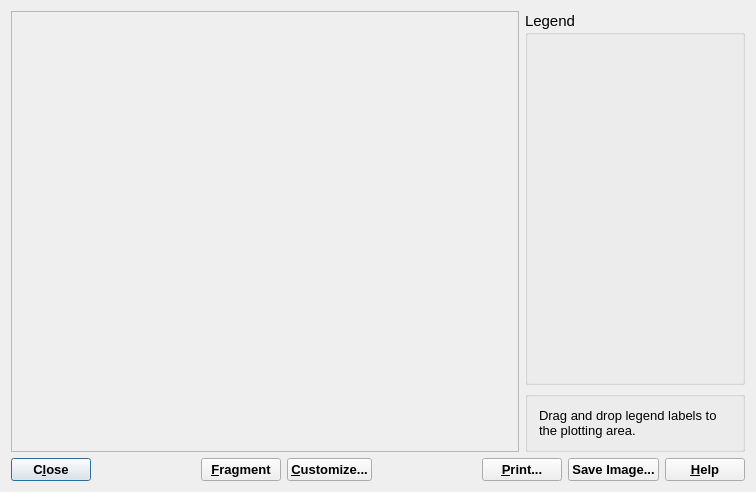
<?xml version="1.0" encoding="UTF-8"?>
<ui version="4.0">
 <class>GraphDialogData</class>
 <widget class="QDialog" name="GraphDialogData">
  <property name="windowModality">
   <enum>Qt::WindowModal</enum>
  </property>
  <property name="geometry">
   <rect>
    <x>0</x>
    <y>0</y>
    <width>756</width>
    <height>492</height>
   </rect>
  </property>
  <property name="font">
   <font>
    <pointsize>10</pointsize>
   </font>
  </property>
  <property name="windowTitle">
   <string>GEM-Selektor v.2.1-PSI Graphics Dialog</string>
  </property>
  <layout class="QGridLayout" name="gridLayout">
   <item row="0" column="0" rowspan="2" colspan="6">
    <widget class="QFrame" name="plotFrame">
     <property name="sizePolicy">
      <sizepolicy hsizetype="Expanding" vsizetype="Expanding">
       <horstretch>0</horstretch>
       <verstretch>0</verstretch>
      </sizepolicy>
     </property>
     <property name="minimumSize">
      <size>
       <width>400</width>
       <height>400</height>
      </size>
     </property>
     <property name="frameShape">
      <enum>QFrame::StyledPanel</enum>
     </property>
     <property name="frameShadow">
      <enum>QFrame::Raised</enum>
     </property>
    </widget>
   </item>
   <item row="0" column="6" colspan="3">
    <widget class="QGroupBox" name="pGrpLegend">
     <property name="sizePolicy">
      <sizepolicy hsizetype="Preferred" vsizetype="Expanding">
       <horstretch>0</horstretch>
       <verstretch>0</verstretch>
      </sizepolicy>
     </property>
     <property name="font">
      <font>
       <pointsize>11</pointsize>
      </font>
     </property>
     <property name="title">
      <string>Legend</string>
     </property>
    </widget>
   </item>
   <item row="1" column="6" colspan="3">
    <widget class="QGroupBox" name="groupBox">
     <property name="sizePolicy">
      <sizepolicy hsizetype="Preferred" vsizetype="Preferred">
       <horstretch>0</horstretch>
       <verstretch>0</verstretch>
      </sizepolicy>
     </property>
     <property name="title">
      <string/>
     </property>
     <layout class="QGridLayout">
      <item row="0" column="0">
       <widget class="QLabel" name="TextLabel1">
        <property name="sizePolicy">
         <sizepolicy hsizetype="MinimumExpanding" vsizetype="Preferred">
          <horstretch>0</horstretch>
          <verstretch>0</verstretch>
         </sizepolicy>
        </property>
        <property name="text">
         <string>Drag and drop legend labels to the plotting area.</string>
        </property>
        <property name="alignment">
         <set>Qt::AlignVCenter</set>
        </property>
        <property name="wordWrap">
         <bool>true</bool>
        </property>
       </widget>
      </item>
     </layout>
    </widget>
   </item>
   <item row="2" column="0">
    <widget class="QPushButton" name="pBtn1">
     <property name="sizePolicy">
      <sizepolicy hsizetype="Preferred" vsizetype="Minimum">
       <horstretch>0</horstretch>
       <verstretch>0</verstretch>
      </sizepolicy>
     </property>
     <property name="font">
      <font>
       <weight>75</weight>
       <bold>true</bold>
      </font>
     </property>
     <property name="toolTip">
      <string>Closes the plot and goes back to the parent window</string>
     </property>
     <property name="text">
      <string>C&amp;lose</string>
     </property>
     <property name="shortcut">
      <string>Alt+L</string>
     </property>
     <attribute name="buttonGroup">
      <string>buttonGroup</string>
     </attribute>
    </widget>
   </item>
   <item row="2" column="1">
    <spacer name="horizontalSpacer">
     <property name="orientation">
      <enum>Qt::Horizontal</enum>
     </property>
     <property name="sizeHint" stdset="0">
      <size>
       <width>104</width>
       <height>21</height>
      </size>
     </property>
    </spacer>
   </item>
   <item row="2" column="2">
    <widget class="QPushButton" name="pFragmentBtn">
     <property name="sizePolicy">
      <sizepolicy hsizetype="Preferred" vsizetype="Preferred">
       <horstretch>0</horstretch>
       <verstretch>0</verstretch>
      </sizepolicy>
     </property>
     <property name="font">
      <font>
       <weight>75</weight>
       <bold>true</bold>
      </font>
     </property>
     <property name="toolTip">
      <string>Shows a fragment of the plot - set up size and position under Configure...</string>
     </property>
     <property name="text">
      <string>&amp;Fragment</string>
     </property>
     <attribute name="buttonGroup">
      <string>buttonGroup</string>
     </attribute>
    </widget>
   </item>
   <item row="2" column="3">
    <widget class="QPushButton" name="pBtn4">
     <property name="sizePolicy">
      <sizepolicy hsizetype="Preferred" vsizetype="Preferred">
       <horstretch>0</horstretch>
       <verstretch>0</verstretch>
      </sizepolicy>
     </property>
     <property name="font">
      <font>
       <weight>75</weight>
       <bold>true</bold>
      </font>
     </property>
     <property name="toolTip">
      <string>Press to set up axii, colors, and graph legend symbols</string>
     </property>
     <property name="text">
      <string>&amp;Customize...</string>
     </property>
     <property name="checkable">
      <bool>false</bool>
     </property>
     <attribute name="buttonGroup">
      <string>buttonGroup</string>
     </attribute>
    </widget>
   </item>
   <item row="2" column="4">
    <spacer name="horizontalSpacer_2">
     <property name="orientation">
      <enum>Qt::Horizontal</enum>
     </property>
     <property name="sizeHint" stdset="0">
      <size>
       <width>104</width>
       <height>21</height>
      </size>
     </property>
    </spacer>
   </item>
   <item row="2" column="5" colspan="2">
    <widget class="QPushButton" name="pBtn3">
     <property name="sizePolicy">
      <sizepolicy hsizetype="Preferred" vsizetype="Preferred">
       <horstretch>0</horstretch>
       <verstretch>0</verstretch>
      </sizepolicy>
     </property>
     <property name="font">
      <font>
       <weight>75</weight>
       <bold>true</bold>
      </font>
     </property>
     <property name="toolTip">
      <string>Prints the plot and its legend (under construction)</string>
     </property>
     <property name="text">
      <string>&amp;Print...</string>
     </property>
     <attribute name="buttonGroup">
      <string>buttonGroup</string>
     </attribute>
    </widget>
   </item>
   <item row="2" column="7">
    <widget class="QPushButton" name="PushButton5">
     <property name="font">
      <font>
       <weight>75</weight>
       <bold>true</bold>
      </font>
     </property>
     <property name="text">
      <string>Save Image...</string>
     </property>
     <attribute name="buttonGroup">
      <string>buttonGroup</string>
     </attribute>
    </widget>
   </item>
   <item row="2" column="8">
    <widget class="QPushButton" name="pHelp">
     <property name="sizePolicy">
      <sizepolicy hsizetype="Preferred" vsizetype="Minimum">
       <horstretch>0</horstretch>
       <verstretch>0</verstretch>
      </sizepolicy>
     </property>
     <property name="font">
      <font>
       <weight>75</weight>
       <bold>true</bold>
      </font>
     </property>
     <property name="toolTip">
      <string>Closes the plot and goes back to the parent window</string>
     </property>
     <property name="text">
      <string>&amp;Help</string>
     </property>
     <property name="shortcut">
      <string>F1</string>
     </property>
     <attribute name="buttonGroup">
      <string>buttonGroup</string>
     </attribute>
    </widget>
   </item>
  </layout>
 </widget>
 <layoutdefault spacing="6" margin="11"/>
 <tabstops>
  <tabstop>pBtn1</tabstop>
  <tabstop>pFragmentBtn</tabstop>
  <tabstop>pBtn3</tabstop>
  <tabstop>pBtn4</tabstop>
 </tabstops>
 <resources/>
 <connections>
  <connection>
   <sender>pBtn4</sender>
   <signal>clicked()</signal>
   <receiver>GraphDialogData</receiver>
   <slot>CmLegend()</slot>
   <hints>
    <hint type="sourcelabel">
     <x>20</x>
     <y>20</y>
    </hint>
    <hint type="destinationlabel">
     <x>20</x>
     <y>20</y>
    </hint>
   </hints>
  </connection>
  <connection>
   <sender>pFragmentBtn</sender>
   <signal>clicked()</signal>
   <receiver>GraphDialogData</receiver>
   <slot>CmFragment()</slot>
   <hints>
    <hint type="sourcelabel">
     <x>20</x>
     <y>20</y>
    </hint>
    <hint type="destinationlabel">
     <x>20</x>
     <y>20</y>
    </hint>
   </hints>
  </connection>
  <connection>
   <sender>pBtn3</sender>
   <signal>clicked()</signal>
   <receiver>GraphDialogData</receiver>
   <slot>CmPrint()</slot>
   <hints>
    <hint type="sourcelabel">
     <x>20</x>
     <y>20</y>
    </hint>
    <hint type="destinationlabel">
     <x>20</x>
     <y>20</y>
    </hint>
   </hints>
  </connection>
  <connection>
   <sender>pBtn1</sender>
   <signal>clicked()</signal>
   <receiver>GraphDialogData</receiver>
   <slot>accept()</slot>
   <hints>
    <hint type="sourcelabel">
     <x>20</x>
     <y>20</y>
    </hint>
    <hint type="destinationlabel">
     <x>20</x>
     <y>20</y>
    </hint>
   </hints>
  </connection>
  <connection>
   <sender>PushButton5</sender>
   <signal>clicked()</signal>
   <receiver>GraphDialogData</receiver>
   <slot>CmSave()</slot>
   <hints>
    <hint type="sourcelabel">
     <x>20</x>
     <y>20</y>
    </hint>
    <hint type="destinationlabel">
     <x>20</x>
     <y>20</y>
    </hint>
   </hints>
  </connection>
 </connections>
 <buttongroups>
  <buttongroup name="buttonGroup"/>
 </buttongroups>
</ui>
